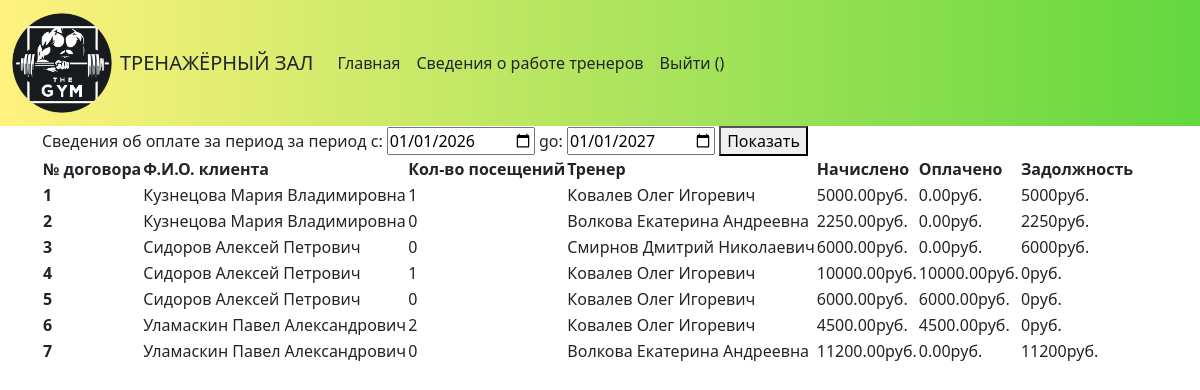
The page /cveden_ob_oplate.php on the database its author committed.
### tables this page shows
CREATE TABLE `contracts` (
  `id` int(11) NOT NULL,
  `contract_date` date NOT NULL,
  `client_id` int(11) NOT NULL,
  `trainer_id` int(11) NOT NULL,
  `workout_type_id` int(11) NOT NULL,
  `visit_days` varchar(100) NOT NULL,
  `total_workouts` int(11) NOT NULL,
  `paid_amount` decimal(10,2) NOT NULL DEFAULT '0.00'
);

### cveden_ob_oplate.php (the view)
<?php
include 'temp/bd.php';
include 'temp/head.php';
include 'temp/nav_manager.php';
$startDate = $_GET['start'] ?? '2026-01-01';
$endDate = $_GET['end'] ?? '2027-01-01';
?>
<form method="get">
    <label>Сведения об оплате за период за период c: <input type="date" name="start" value="<?php echo $startDate; ?>" required></label>
    <label>gо: <input type="date" name="end" value="<?php echo $endDate; ?>" required></label>
    <button type="submit">Показать</button>
</form>
<table>
    <thead>
    <tr>
        <th>№ договора</th>
        <th>Ф.И.О. клиента</th>
        <th>Кол-во посещений</th>
        <th>Тренер</th>
        <th>Начислено</th>
        <th>Оплачено</th>
        <th>Задолжность</th>
    </tr>
    </thead>
    <tbody>
    <?php
    $numb=1;
    $contractDate = '2026-11-20';
    $sql="SELECT
    contracts.id AS contract_id,
    (SELECT fio FROM user WHERE id = contracts.client_id) AS client_name,
    (SELECT fio FROM user WHERE id = contracts.trainer_id) AS trainer_name,
    contracts.paid_amount,
    (contracts.total_workouts * workout_types.price) AS accrued_amount,
    (SELECT COUNT(*)
    FROM visits
    WHERE visits.contract_id = contracts.id
    AND visits.visit_date BETWEEN '$startDate' AND '$endDate'
    ) AS visit_count
FROM contracts
JOIN workout_types ON contracts.workout_type_id = workout_types.id
WHERE contracts.contract_date <= '$contractDate'";
    $res=$mysqli->query($sql);
    foreach($res as $row){
        $accrued = $row['accrued_amount'];
        $paid = $row['paid_amount'];
        $zadolzh = $accrued - $paid;
        echo '<tr>
            <th>'.$numb.'</th>
            <td>'.$row['client_name'].'</td>
            <td>'.$row['visit_count'].'</td>
            <td>'.$row['trainer_name'].'</td>
            <td>'.$row['accrued_amount'].'руб.</td>
            <td>'.$row['paid_amount'].'руб.</td>
            <td>'.$zadolzh.'руб.</td>
        </tr>';
        $numb++;
    }
    ?>
    </tbody>
</table>
</body>

### css/style.css (style rules this page uses)
* { margin: 0; box-sizing: border-box; }

### rows shown on the page
contracts: client_name "Кузнецова Мария Владимировна", visit_count "1", trainer_name "Ковалев Олег Игоревич", accrued_amount "5000.00", paid_amount "0.00", zadolzh "5000"
contracts: client_name "Кузнецова Мария Владимировна", visit_count "0", trainer_name "Волкова Екатерина Андреевна", accrued_amount "2250.00", paid_amount "0.00", zadolzh "2250"
contracts: client_name "Сидоров Алексей Петрович", visit_count "0", trainer_name "Смирнов Дмитрий Николаевич", accrued_amount "6000.00", paid_amount "0.00", zadolzh "6000"
contracts: client_name "Сидоров Алексей Петрович", visit_count "1", trainer_name "Ковалев Олег Игоревич", accrued_amount "10000.00", paid_amount "10000.00", zadolzh "0"
contracts: client_name "Сидоров Алексей Петрович", visit_count "0", trainer_name "Ковалев Олег Игоревич", accrued_amount "6000.00", paid_amount "6000.00", zadolzh "0"
contracts: client_name "Уламаскин Павел Александрович", visit_count "2", trainer_name "Ковалев Олег Игоревич", accrued_amount "4500.00", paid_amount "4500.00", zadolzh "0"
contracts: client_name "Уламаскин Павел Александрович", visit_count "0", trainer_name "Волкова Екатерина Андреевна", accrued_amount "11200.00", paid_amount "0.00", zadolzh "11200"
